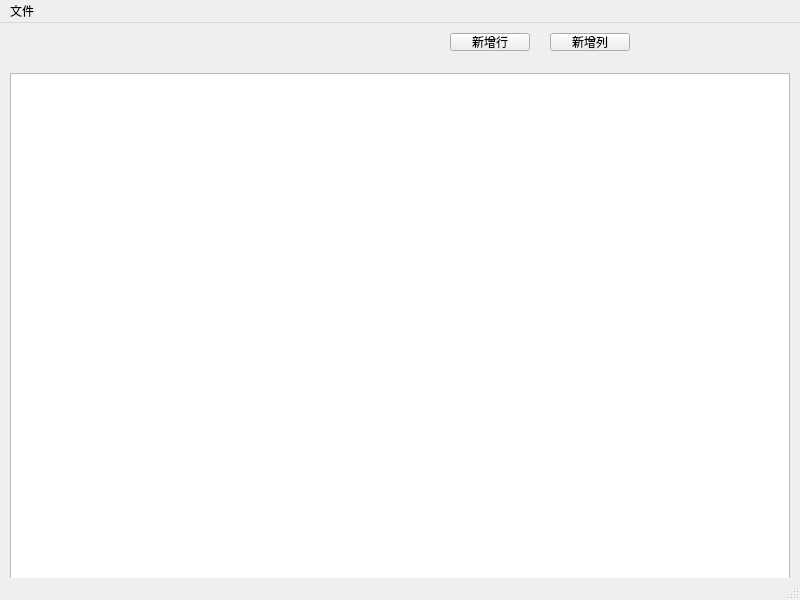
<?xml version="1.0" encoding="UTF-8"?>
<ui version="4.0">
 <class>MainWindow</class>
 <widget class="QMainWindow" name="MainWindow">
  <property name="geometry">
   <rect>
    <x>0</x>
    <y>0</y>
    <width>800</width>
    <height>600</height>
   </rect>
  </property>
  <property name="windowTitle">
   <string>MainWindow</string>
  </property>
  <widget class="QWidget" name="centralwidget">
   <widget class="QTableWidget" name="tableWidget">
    <property name="geometry">
     <rect>
      <x>10</x>
      <y>50</y>
      <width>780</width>
      <height>580</height>
     </rect>
    </property>
   </widget>
   <widget class="QPushButton" name="pushButton">
    <property name="geometry">
     <rect>
      <x>450</x>
      <y>10</y>
      <width>80</width>
      <height>18</height>
     </rect>
    </property>
    <property name="text">
     <string>新增行</string>
    </property>
   </widget>
   <widget class="QPushButton" name="pushButton_2">
    <property name="geometry">
     <rect>
      <x>550</x>
      <y>10</y>
      <width>80</width>
      <height>18</height>
     </rect>
    </property>
    <property name="text">
     <string>新增列</string>
    </property>
   </widget>
  </widget>
  <widget class="QMenuBar" name="menubar">
   <property name="geometry">
    <rect>
     <x>0</x>
     <y>0</y>
     <width>800</width>
     <height>17</height>
    </rect>
   </property>
   <widget class="QMenu" name="menu">
    <property name="title">
     <string>文件</string>
    </property>
    <addaction name="actionOPen"/>
    <addaction name="actionSave"/>
    <addaction name="actionNew"/>
   </widget>
   <addaction name="menu"/>
  </widget>
  <widget class="QStatusBar" name="statusbar"/>
  <action name="actionOPen">
   <property name="text">
    <string>打开</string>
   </property>
  </action>
  <action name="actionSave">
   <property name="text">
    <string>保存</string>
   </property>
  </action>
  <action name="actionNew">
   <property name="text">
    <string>新建</string>
   </property>
  </action>
 </widget>
 <resources/>
 <connections/>
</ui>
